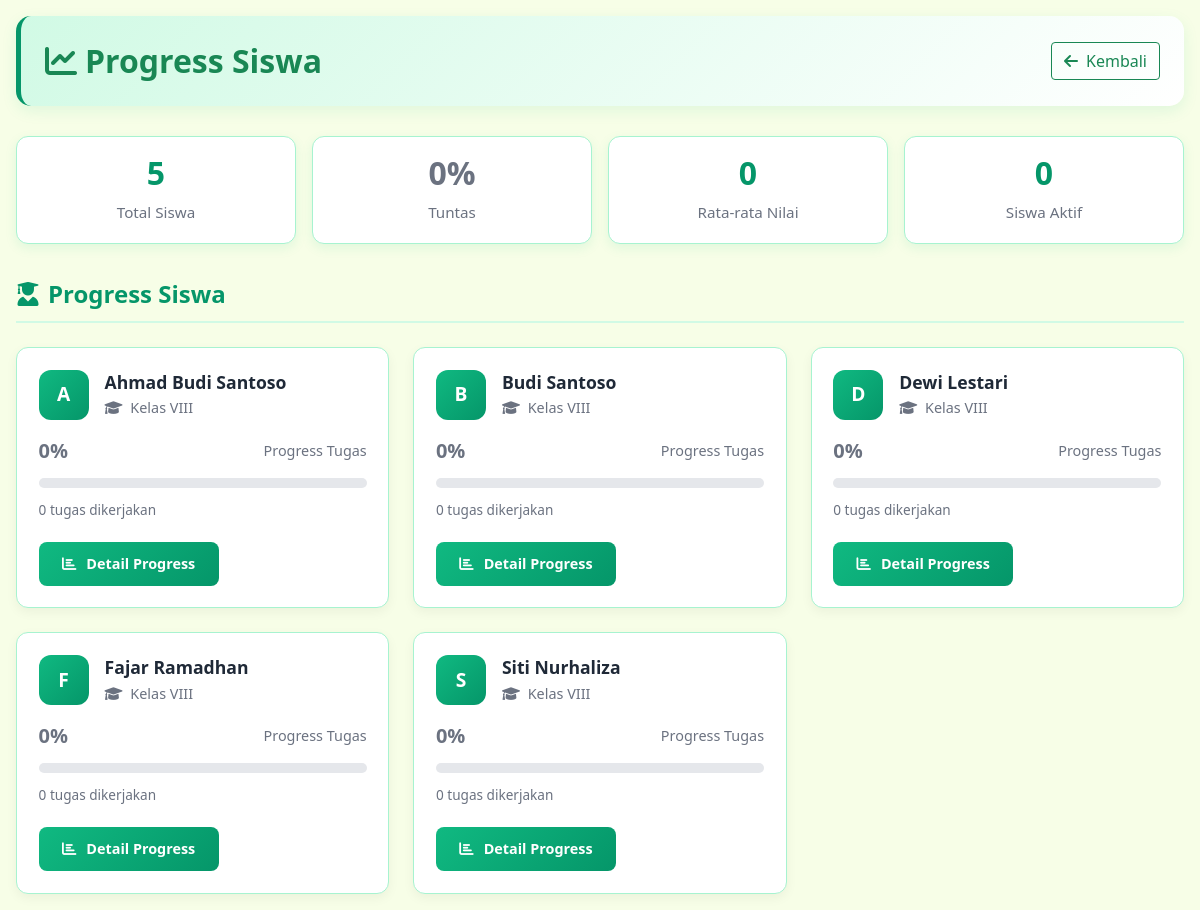
The app's page /admin/progress_tracking.php (signed in) with its own data.
### tables this page shows
CREATE TABLE users (
    id INT PRIMARY KEY AUTO_INCREMENT,
    username VARCHAR(50) UNIQUE NOT NULL,
    password VARCHAR(255),  
    role ENUM('admin', 'guru', 'siswa') NOT NULL,
    full_name VARCHAR(100) NOT NULL,
    nim_nis VARCHAR(20),
    email VARCHAR(100),
    phone VARCHAR(20),
    last_login DATETIME,
    created_at TIMESTAMP DEFAULT CURRENT_TIMESTAMP,
    INDEX idx_role (role),
    INDEX idx_full_name (full_name),
    INDEX idx_email (email),
    INDEX idx_username (username)
) COMMENT = 'Tabel untuk menyimpan data semua pengguna sistem';

### admin/progress_tracking.php (the view, shortened to what this page needs)
<?php
$db = Database::getInstance();
$conn = $db->getConnection();
$query = "
    SELECT
        u.id,
        u.full_name,
        s.class,
        COUNT(DISTINCT sb.id) as total_submissions,
        COUNT(DISTINCT CASE WHEN sb.status = 'graded' THEN sb.id END) as graded_submissions,
        AVG(sb.score) as average_score,
        MAX(sb.submitted_at) as last_submission
    FROM users u
    JOIN students s ON u.id = s.user_id
    LEFT JOIN submissions sb ON u.id = sb.student_id
    WHERE u.role = 'siswa' AND s.status = 'active'
    GROUP BY u.id, u.full_name, s.class
    ORDER BY u.full_name ASC";
$stmt = $conn->prepare($query);
$stmt->execute();
$result = $stmt->get_result();
$students = $result->fetch_all(MYSQLI_ASSOC);
?>
<!DOCTYPE html>
<html lang="id">
<head>
    <link href="https://cdn.jsdelivr.net/npm/bootstrap@5.1.3/dist/css/bootstrap.min.css" rel="stylesheet">
    <link rel="stylesheet" href="https://cdnjs.cloudflare.com/ajax/libs/font-awesome/6.0.0/css/all.min.css">
</head>
<body>
    <div class="main-container">
        <div class="page-header">
            <div class="d-flex align-items-center justify-content-between">
                <div>
                    <h1 class="text-success">
                        <i class="fas fa-chart-line me-2"></i>Progress Siswa
                    </h1>
                </div>
                <a href="dashboard.php" class="btn btn-outline-success d-none d-md-inline-flex align-items-center">
                    <i class="fas fa-arrow-left me-2"></i>
                    <span>Kembali</span>
                </a>
            </div>
        </div>
        <div class="stats-grid">
            <div class="stat-card">
                <div class="stat-number"><?php echo count($students); ?></div>
                <div class="info-label">Total Siswa</div>
            </div>
            <div class="stat-card">
                <div class="stat-number stat-zero">0%</div>
                <div class="info-label">Tuntas</div>
            </div>
            <div class="stat-card">
                <div class="stat-number">0</div>
                <div class="info-label">Rata-rata Nilai</div>
            </div>
            <div class="stat-card">
                <div class="stat-number">0</div>
                <div class="info-label">Siswa Aktif</div>
            </div>
        </div>
        <div class="mb-4">
            <h3 class="section-title">
                <i class="fas fa-user-graduate me-2"></i>Progress Siswa
            </h3>
        </div>
        <?php if (!empty($students)): ?>
            <div class="progress-card-grid">
                <?php foreach ($students as $student): ?>
                <div class="progress-card">
                    <div class="student-info">
                        <div class="user-avatar">
                            <?php echo strtoupper(substr($student['full_name'], 0, 1)); ?>
                        </div>
                        <div class="student-details">
                            <h5 class="student-name"><?php echo htmlspecialchars($student['full_name']); ?></h5>
                            <p class="student-class">
                                <i class="fas fa-graduation-cap me-1"></i>
                                Kelas <?php echo htmlspecialchars($student['class']); ?>
                            </p>
                        </div>
                    </div>
                    <div class="progress-section">
                        <div class="progress-header">
                            <span class="progress-percentage progress-percentage-zero">0%</span>
                            <span class="progress-text">Progress Tugas</span>
                        </div>
                        <div class="progress-bar-custom">
                        </div>
                        <div class="task-info">
                            0 tugas dikerjakan
                        </div>
                    </div>
                    <div class="action-buttons">
                        <a href="student_detail.php?id=<?php echo $student['id']; ?>"
                           class="btn btn-success-custom">
                            <i class="fas fa-chart-bar me-1"></i>
                            <span>Detail Progress</span>
                        </a>
                    </div>
                </div>
                <?php endforeach; ?>
            </div>
        <?php endif; ?>
    </div>
</body>
</html>

### records on screen
users: full_name "A", full_name "Ahmad Budi Santoso", class "VIII"
users: full_name "B", full_name "Budi Santoso", class "VIII"
users: full_name "D", full_name "Dewi Lestari", class "VIII"
users: full_name "F", full_name "Fajar Ramadhan", class "VIII"
users: full_name "S", full_name "Siti Nurhaliza", class "VIII"

### other values on screen
count($students) "5"
